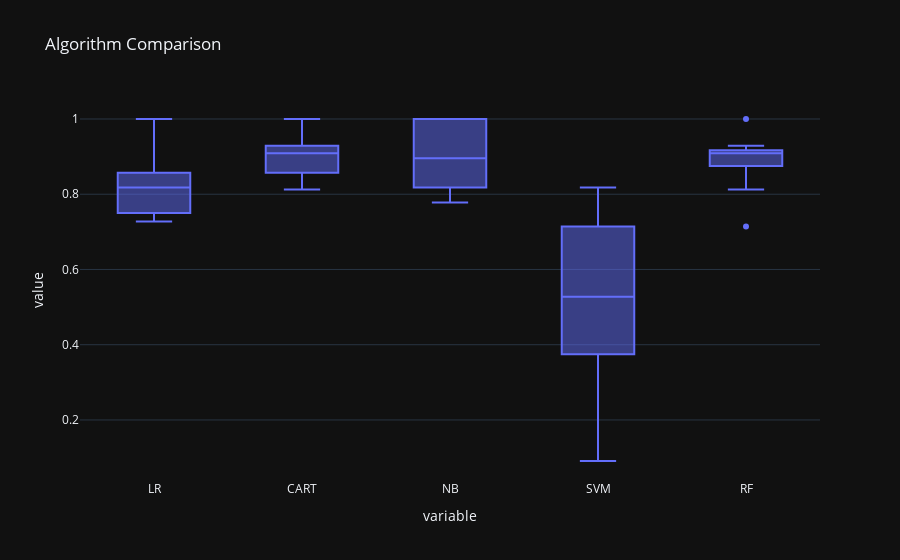

The cell this chart's notebook holds for it:
### Markdown cell above
## Comparing algorithms

From the grafic above we can see that RF performs better than other algorithms, so we'll select it for a comparison experiment.

### Code cell
result_df = pd.DataFrame(results, index=names).T
px.box(result_df,title = 'Algorithm Comparison')

### Figure 1 — Plotly figure (JSON) as saved in the notebook; plotly's stock layout.template omitted (floating-point values rounded to 4 significant figures)
{"data": [{"alignmentgroup": "True", "hovertemplate": "variable=%{x}<br>value=%{y}<extra></extra>", "legendgroup": "", "marker": {"color": "#636efa"}, "name": "", "notched": false, "offsetgroup": "", "orientation": "v", "showlegend": false, "type": "box", "x": ["LR", "LR", "LR", "LR", "LR", "LR", "LR", "LR", "LR", "LR", "CART", "CART", "CART", "CART", "CART", "CART", "CART", "CART", "CART", "CART", "NB", "NB", "NB", "NB", "NB", "NB", "NB", "NB", "NB", "NB", "SVM", "SVM", "SVM", "SVM", "SVM", "SVM", "SVM", "SVM", "SVM", "SVM", "RF", "RF", "RF", "RF", "RF", "RF", "RF", "RF", "RF", "RF"], "x0": " ", "xaxis": "x", "y": [0.75, 0.8182, 0.7778, 0.75, 1, 0.9167, 0.8182, 0.7273, 0.8571, 0.8571, 0.8125, 0.9091, 1, 0.875, 1, 0.9167, 0.9091, 0.8182, 0.8571, 0.9286, 0.875, 1, 0.7778, 1, 1, 0.9167, 0.8182, 0.8182, 0.8571, 0.9286, 0.5, 0.8182, 0.5556, 0.375, 0.75, 0.5833, 0.4545, 0.09091, 0.7143, 0.3571, 0.8125, 0.9091, 0.8889, 0.875, 1, 0.9167, 0.9091, 0.9091, 0.7143, 0.9286], "y0": " ", "yaxis": "y"}], "layout": {"boxmode": "group", "legend": {"tracegroupgap": 0}, "title": {"text": "Algorithm Comparison"}, "xaxis": {"anchor": "y", "domain": [0, 1], "title": {"text": "variable"}}, "yaxis": {"anchor": "x", "domain": [0, 1], "title": {"text": "value"}}}}
